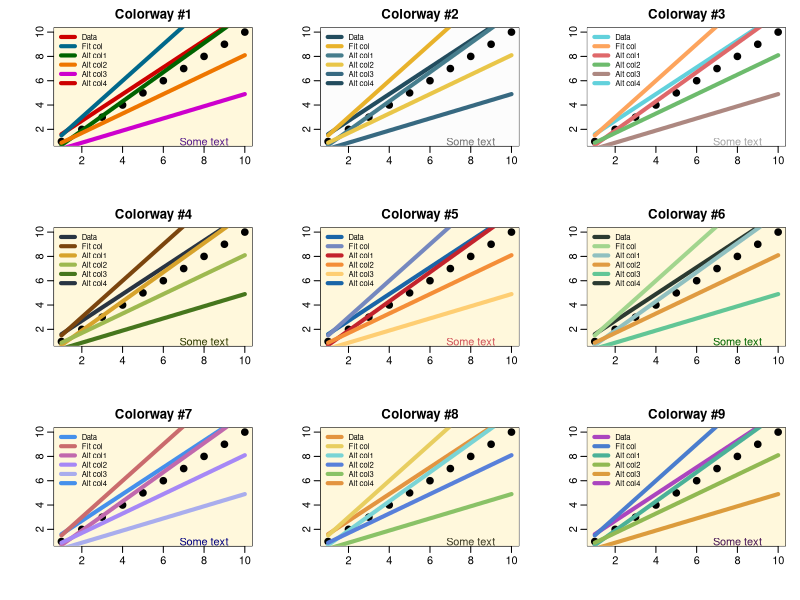

Recreate this plot in R.

##################################################################################
##################################################################################
# A set of colorways, linewidths, point sizes, etc for use in plotting
# This function returns one of 9 colorways, as indicated by the lcolorway
# argument.  The colorway has a plot background color, and alternate background
# color (usually slightly darker than the first), a "fit" color for
# overlaying regression lines, four to five "alternate" colors that can be
# used for other lines or other plot elements, and a "notification" color that
# can be used for text overlaid on the plot.
# The suggested uses for each of the colors are just that... suggestions.
#
# Author: Sherry Towers
# Created: Jan 24, 2019
# Copyright 2019, Sherry Towers
#
# This script may be freely used and shared as long as the header information
# stays intact.  The script is not guaranteed to be free of bugs and errors.
##################################################################################
mycolors = function(lcolorway=1){
  a = data.frame(data_color="black"
                ,fit_color="red3"
                ,background_color="cornsilk"
                ,background_color2="cornsilk2"
                ,notification_color="purple4"
                ,alternate_color1="deepskyblue4"
                ,alternate_color2="darkgreen"
                ,alternate_color3="darkorange2"
                ,alternate_color4="magenta3"
                ,notification_cex=1.2
                ,apch=20
                ,acex=2
                ,alwd=4
                ,cex_lab=1.3
                ,cex_legend=0.9
                ,lwd_legend=7
                ,cex_main=1.5
                ,stringsAsFactors=F)
  if (lcolorway==2){
    a = data.frame(data_color="black"
                  ,fit_color="#224C5E"
                  ,background_color="#FCFCFC"
                  ,background_color2="#F2F2F2"
                  ,notification_color="grey45"
                  ,alternate_color1="#E8B22B"
                  ,alternate_color2="#467D8D"
                  ,alternate_color3="#E9C649"
                  ,alternate_color4="#376981"
                  ,notification_cex=1.2
                  ,apch=20
                  ,acex=2
                  ,alwd=4
                  ,cex_lab=1.3
                  ,cex_legend=0.9
                  ,lwd_legend=7
                  ,cex_main=1.5
                  ,stringsAsFactors=F)
  }

  if (lcolorway==3){
    a = data.frame(data_color="black"
                  ,fit_color="#62D1DC"
                  ,background_color="white"
                  ,background_color2="#FCFCFC"
                  ,notification_color="#A5A5A5"
                  ,alternate_color1="#FDA45D"
                  ,alternate_color2="#DF686A"
                  ,alternate_color3="#6DBB6D"
                  ,alternate_color4="#AD8881"
                  ,alternate_color5="#C1C062"
                  ,notification_cex=1.2
                  ,apch=20
                  ,acex=2
                  ,alwd=4
                  ,cex_lab=1.3
                  ,cex_legend=0.9
                  ,lwd_legend=7
                  ,cex_main=1.5
                  ,stringsAsFactors=F)
  }

  if (lcolorway==4){
    a = data.frame(data_color="black"
                  ,fit_color="#283442"
                  ,background_color="cornsilk"
                  ,background_color2="cornsilk2"
                  ,notification_color="#2F3B03"
                  ,alternate_color1="#7B450E"
                  ,alternate_color2="#D7A32C"
                  ,alternate_color3="#9EB950"
                  ,alternate_color4="#46761D"
                  ,alternate_color5="#AD8881"
                  ,notification_cex=1.2
                  ,apch=20
                  ,acex=2
                  ,alwd=4
                  ,cex_lab=1.3
                  ,cex_legend=0.9
                  ,lwd_legend=7
                  ,cex_main=1.5
                  ,stringsAsFactors=F)
  }

  if (lcolorway==5){
    a = data.frame(data_color="black"
                  ,fit_color="#1A65A7"
                  ,background_color="cornsilk"
                  ,background_color2="cornsilk2"
                  ,notification_color="#D05159"
                  ,alternate_color1="#7588BF"
                  ,alternate_color2="#C3232D"
                  ,alternate_color3="#F48E38"
                  ,alternate_color4="#FECE73"
                  ,alternate_color5="#AE7765"
                  ,notification_cex=1.2
                  ,apch=20
                  ,acex=2
                  ,alwd=4
                  ,cex_lab=1.3
                  ,cex_legend=0.9
                  ,lwd_legend=7
                  ,cex_main=1.5
                  ,stringsAsFactors=F)
  }

  if (lcolorway==6){
    a = data.frame(data_color="black"
                  ,fit_color="#2B3A31"
                  ,background_color="cornsilk"
                  ,background_color2="cornsilk2"
                  ,notification_color="darkgreen"
                  ,alternate_color1="#A2D58E"
                  ,alternate_color2="#90C0C0"
                  ,alternate_color3="#E09B41"
                  ,alternate_color4="#62C696"
                  ,alternate_color5="#52ADCD"
                  ,notification_cex=1.2
                  ,apch=20
                  ,acex=2
                  ,alwd=4
                  ,cex_lab=1.3
                  ,cex_legend=0.9
                  ,lwd_legend=7
                  ,cex_main=1.5
                  ,stringsAsFactors=F)
  }

  if (lcolorway==7){
    a = data.frame(data_color="black"
                  ,fit_color="#4590EB"
                  ,background_color="cornsilk"
                  ,background_color2="cornsilk2"
                  ,notification_color="navyblue"
                  ,alternate_color1="#CA6B6D"
                  ,alternate_color2="#C169AD"
                  ,alternate_color3="#A688F6"
                  ,alternate_color4="#A9ADED"
                  ,notification_cex=1.2
                  ,apch=20
                  ,acex=2
                  ,alwd=4
                  ,cex_lab=1.3
                  ,cex_legend=0.9
                  ,lwd_legend=7
                  ,cex_main=1.5
                  ,stringsAsFactors=F)
  }

  if (lcolorway==8){
    a = data.frame(data_color="black"
                  ,fit_color="#E39440"
                  ,background_color="cornsilk"
                  ,background_color2="cornsilk2"
                  ,notification_color="#3C3B26"
                  ,alternate_color1="#E8CE60"
                  ,alternate_color2="#7AD4D5"
                  ,alternate_color3="#5880DA"
                  ,alternate_color4="#8AC267"
                  ,notification_cex=1.2
                  ,apch=20
                  ,acex=2
                  ,alwd=4
                  ,cex_lab=1.3
                  ,cex_legend=0.9
                  ,lwd_legend=7
                  ,cex_main=1.5
                  ,stringsAsFactors=F)
  }

  if (lcolorway==9){
    a = data.frame(data_color="black"
                  ,fit_color="#AB45BF"
                  ,background_color="cornsilk"
                  ,background_color2="cornsilk2"
                  ,notification_color="#451254"
                  ,alternate_color1="#4A7DCE"
                  ,alternate_color2="#4BB198"
                  ,alternate_color3="#91B953"
                  ,alternate_color4="#DC9C3D"
                  ,alternate_color5="#E0534C"
                  ,notification_cex=1.2
                  ,apch=20
                  ,acex=2
                  ,alwd=4
                  ,cex_lab=1.3
                  ,cex_legend=0.9
                  ,lwd_legend=7
                  ,cex_main=1.5
                  ,stringsAsFactors=F)
  }







  return(a)
}

##################################################################################
##################################################################################
##################################################################################
ltest=T
if (ltest){
  require("sfsmisc")
  mult.fig(9)
  x = seq(1,10)
  y = 1.1*x+0.5
  z = 1.2*x-0.5
  w = 1.5*x
  q = 0.8*x+0.1
  r = 0.5*x-0.1
  for (lcolorway in 1:9){
    thecolors = mycolors(lcolorway)
    amain = paste("Colorway \043",lcolorway,sep="")
    plot(x,x,main=amain,xlab="",ylab="")
    u = par("usr")
    rect(u[1], u[3], u[2], u[4], col = thecolors$background_color, border = thecolors$background_color)
    points(x,x,col=thecolors$data_color,cex=thecolors$acex,pch=thecolors$apch)
    lines(x,y,col=thecolors$fit_color,lwd=thecolors$alwd)
    lines(x,w,col=thecolors$alternate_color1,lwd=thecolors$alwd)
    lines(x,z,col=thecolors$alternate_color2,lwd=thecolors$alwd)
    lines(x,q,col=thecolors$alternate_color3,lwd=thecolors$alwd)
    lines(x,r,col=thecolors$alternate_color4,lwd=thecolors$alwd)
    text(8,1,"Some text",col=thecolors$notification_color)
    legend("topleft",legend=c("Data","Fit col","Alt col1","Alt col2","Alt col3","Alt col4"),lwd=4,bty="n",col=c(thecolors$fit_color,thecolors$alternate_color1,thecolors$alternate_color2,thecolors$alternate_color3,thecolors$alternate_color4),cex=0.7)
  }
}
